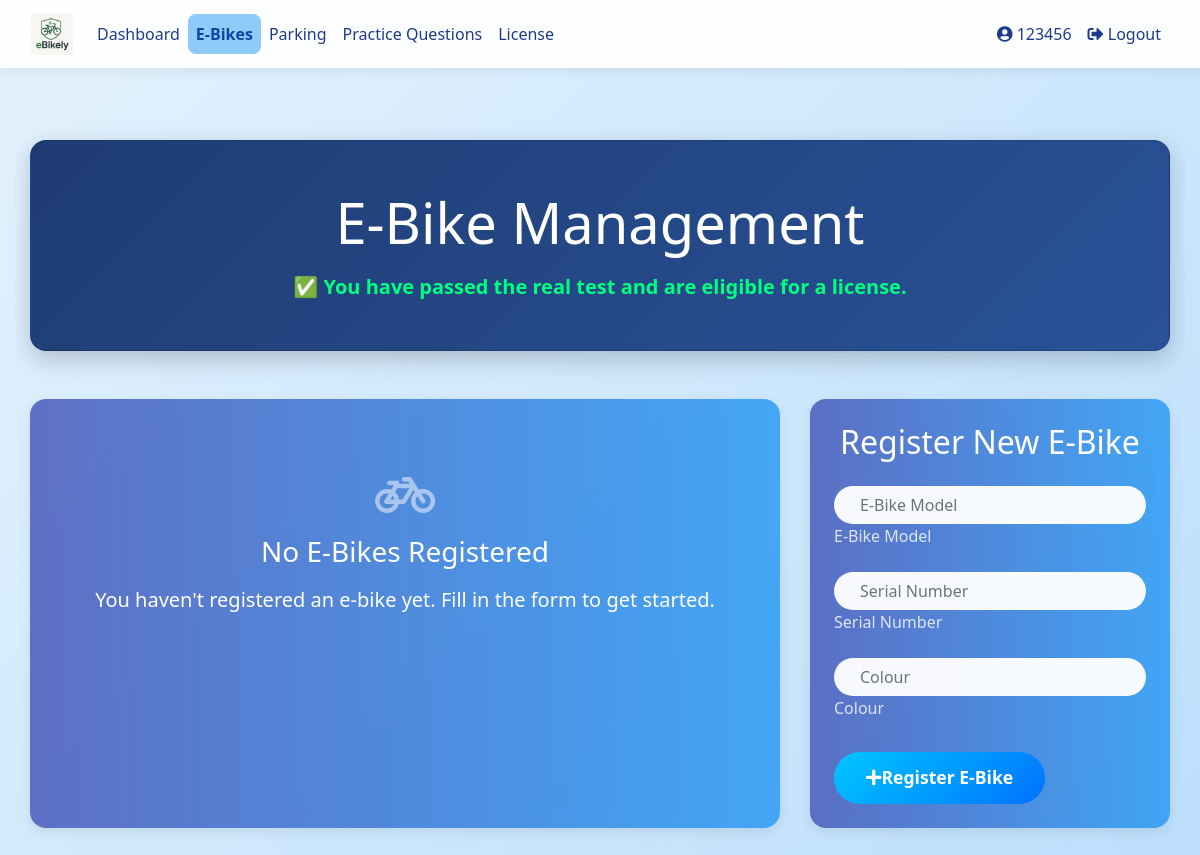
Page /ebikes (signed in) on the earlier database version.
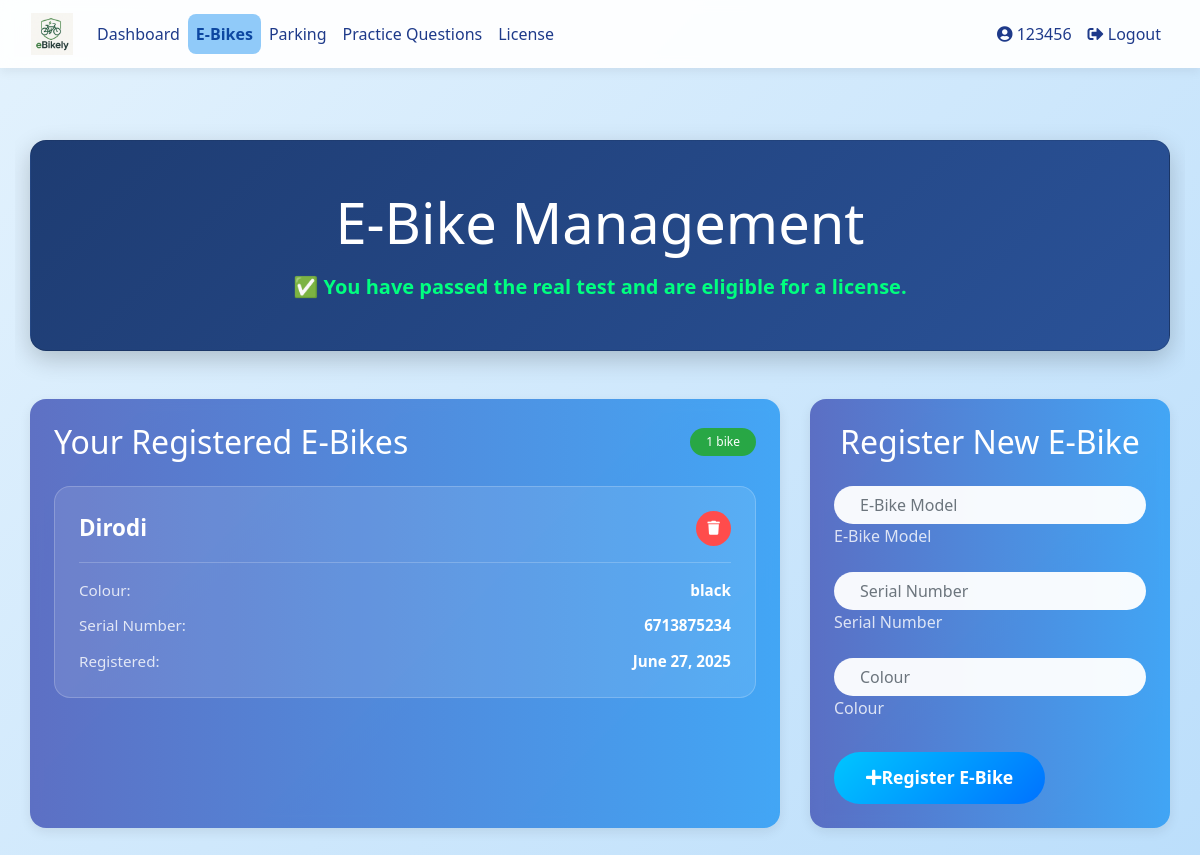
Same page on the later database version.
### database_setup.py (models this page shows)
class User(Base, UserMixin):
    __tablename__ = 'users'
    id = Column(Integer, primary_key=True)
    username = Column(String(150), unique=True, nullable=False)
    email = Column(String(150), nullable=True)
    password = Column(String(150), nullable=False)
    ebikes = relationship('EBike', back_populates='owner', cascade="all, delete-orphan")
    practice_tests = relationship('PracticeTest', back_populates='user', cascade="all, delete-orphan")
    real_tests = relationship('RealTest', back_populates='user', cascade="all, delete-orphan")
    practice_attempts = relationship("PracticeAttempt", back_populates="user", cascade="all, delete-orphan")
    parking_spot = relationship("ParkingSpot", back_populates="reserved_user", uselist=False)
    reservations = relationship("ParkingReservation", back_populates="user")
    incident_reports = relationship('IncidentReport', back_populates='user')
    has_license = Column(Boolean, default=False)
    role = Column(String(10))  # 'student' or 'teacher'
    department = Column(String(150))  # for teachers
    year = Column(Integer)  # for students
    house = Column(String(50))  # for students

class EBike(Base):
    __tablename__ = 'ebikes'
    id = Column(Integer, primary_key=True)
    owner_id = Column(Integer, ForeignKey('users.id'), nullable=False)
    model = Column(String(100), nullable=False)
    serial_number = Column(String(100), unique=True, nullable=False)
    colour = Column(String(50), nullable=False)  # New field for e-bike colour
    is_approved = Column(Boolean, default=False)
    registration_date = Column(DateTime, default=datetime.utcnow)
    owner = relationship('User', back_populates='ebikes')

### app.py (the view, shortened to what this page needs)
@app.route('/ebikes', methods=['GET', 'POST'])
@login_required
def ebike_management():
    session = SessionLocal()
    if current_user.role == 'teacher':
        all_ebikes = session.query(EBike).join(User).filter(User.role == 'student').all()
        session.close()
        return render_template('admin_ebike_overview.html', ebikes=all_ebikes)
    if not current_user.has_license:
        flash("You must pass the test and be approved by a teacher before registering an e-bike.", "warning")
        session.close()
        return redirect(url_for('dashboard'))
    form = forms.EbikeRegistrationForm()
    ebikes = session.query(EBike).filter_by(owner_id=current_user.id).all()
    passed_test = session.query(RealTestAttempt).filter(
        RealTestAttempt.user_id == current_user.id,
        RealTestAttempt.passed == True
    ).count() > 0
    session.close()
    return render_template('ebike_management.html', ebikes=ebikes, form=form, passed_test=passed_test)

### forms.py
class EbikeRegistrationForm(FlaskForm):
    model = StringField('E-Bike Model', validators=[DataRequired()])
    serial_number = StringField('Serial Number', validators=[DataRequired()])
    colour = StringField('E-Bike Colour', validators=[DataRequired()])
    submit = SubmitField('Register E-Bike')

### app.py (called while the page is built)
@login_manager.user_loader
def load_user(user_id):
    session = SessionLocal()
    user = session.query(User).get(int(user_id))
    session.close()
    return user

### templates/ebike_management.html (shortened to what this page needs)
{% extends 'base.html' %}
{% block content %}
<div class="container welcome-container">
    <div class="hero-section card text-white p-5 mb-5 fade-in">
        <div class="text-center">
            <h1 class="display-4 mb-3">E-Bike Management</h1>
            {% if passed_test %}
                <p class="license-status success lead mb-0">✅ You have passed the real test and are eligible for a license.</p>
            {% else %}
                <p class="license-status danger lead mb-0">⚠️ You have not yet passed the real test. Complete the test to get your license.</p>
            {% endif %}
        </div>
    </div>
    <div class="row slide-up-delay g-4">
        <div class="col-lg-8">
            <div class="card feature-card p-4 h-100">
                {% if ebikes %}
                    <div class="d-flex justify-content-between align-items-center mb-4">
                        <h2 class="mb-0">Your Registered E-Bikes</h2>
                        <span class="badge bg-success fs-6">{{ ebikes|length }} bike{{ 's' if ebikes|length != 1 else '' }}</span>
                    </div>
                    <div class="ebike-grid">
                        {% for ebike in ebikes %}
                            <div class="ebike-card">
                                <div class="ebike-header">
                                    <h4 class="ebike-model">{{ ebike.model }}</h4>
                                    <form method="POST" class="d-inline">
                                        <button type="submit" class="btn btn-danger btn-sm delete-btn"
                                                onclick="return confirm('Are you sure you want to delete this e-bike?')">
                                            <i class="fas fa-trash"></i>
                                        </button>
                                    </form>
                                </div>
                                <div class="ebike-details">
                                    <div class="detail-item">
                                        <span class="detail-label">Colour:</span>
                                        <span class="detail-value">{{ ebike.colour }}</span>
                                    </div>
                                    <div class="detail-item">
                                        <span class="detail-label">Serial Number:</span>
                                        <span class="detail-value">{{ ebike.serial_number }}</span>
                                    </div>
                                    <div class="detail-item">
                                        <span class="detail-label">Registered:</span>
                                        <span class="detail-value">{{ ebike.registration_date.strftime('%B %d, %Y') }}</span>
                                    </div>
                                </div>
                            </div>
                        {% endfor %}
                    </div>
                {% else %}
                    <div class="empty-state text-center py-5">
                        <div class="empty-icon mb-3">
                            <i class="fas fa-bicycle fa-3x"></i>
                        </div>
                        <h3 class="mb-3">No E-Bikes Registered</h3>
                        <p class="lead opacity-75">You haven't registered an e-bike yet. Fill in the form to get started.</p>
                    </div>
                {% endif %}
            </div>
        </div>
        <div class="col-lg-4">
            <div class="card feature-card p-4 h-100">
                <h2 class="mb-4 text-center">Register New E-Bike</h2>
                <form method="POST" class="registration-form">
                    <div class="form-floating mb-3">
                        {{ form.model(class="form-control custom-input", placeholder="E-Bike Model") }}
                        <label for="{{ form.model.id }}">E-Bike Model</label>
                    </div>
                    <div class="form-floating mb-3">
                        {{ form.serial_number(class="form-control custom-input", placeholder="Serial Number") }}
                        <label for="{{ form.serial_number.id }}">Serial Number</label>
                    </div>
                    <div class="form-floating mb-4">
                        {{ form.colour(class="form-control custom-input", placeholder="Colour") }}
                        <label for="{{ form.colour.id }}">Colour</label>
                    </div>
                    <div class="d-grid">
                        <button type="submit" class="btn btn-primary btn-lg pulse">
                            <i class="fas fa-plus me-2"></i>Register E-Bike
                        </button>
                    </div>
                </form>
            </div>
        </div>
    </div>
</div>
{% endblock %}

### templates/base.html (shortened to what this page needs)
<!DOCTYPE html>
<html lang="en">
<head>
  <link rel="stylesheet" href="https://stackpath.bootstrapcdn.com/bootstrap/4.5.2/css/bootstrap.min.css">
  <link rel="stylesheet" href="{{ url_for('static', filename='styles.css') }}">
  <link href="https://cdnjs.cloudflare.com/ajax/libs/font-awesome/5.15.4/css/all.min.css" rel="stylesheet">
</head>
<body>
  <nav class="navbar navbar-expand-lg navbar-light">
    <div class="container-fluid">
      <a class="navbar-brand" href="{{ url_for('dashboard') }}">
        <img src="{{ url_for('static', filename='images/logo.png') }}" alt="E-Bike Manager Logo">
      </a>
      <div class="collapse navbar-collapse justify-content-between" id="navbarNav">
        <ul class="navbar-nav">
          {% if current_user.is_authenticated %}
            <li class="nav-item"><a class="nav-link {% if request.endpoint == 'dashboard' %}active{% endif %}" href="{{ url_for('dashboard') }}">Dashboard</a></li>
            <li class="nav-item"><a class="nav-link {% if request.endpoint == 'ebike_management' %}active{% endif %}" href="{{ url_for('ebike_management') }}">E-Bikes</a></li>
            <li class="nav-item"><a class="nav-link {% if request.endpoint == 'parking_spots' %}active{% endif %}" href="{{ url_for('parking_spots') }}">Parking</a></li>
            <li class="nav-item"><a class="nav-link {% if request.endpoint == 'practice_selection' %}active{% endif %}" href="{{ url_for('practice_selection') }}">Practice Questions</a></li>
            <li class="nav-item"><a class="nav-link" href="{{ url_for('license_page') }}">License</a></li>
          {% endif %}
        </ul>
        <ul class="navbar-nav">
          {% if current_user.is_authenticated %}
            <li class="nav-item"><a class="nav-link {% if request.endpoint == 'user_profile' %}active{% endif %}" href="{{ url_for('user_profile') }}"><i class="fas fa-user-circle"></i> {{ current_user.username }}</a></li>
            <li class="nav-item"><a class="nav-link" href="{{ url_for('logout') }}"><i class="fas fa-sign-out-alt"></i> Logout</a></li>
          {% else %}
            <li class="nav-item"><a class="nav-link" href="{{ url_for('login') }}"><i class="fas fa-sign-in-alt"></i> Login</a></li>
            <li class="nav-item"><a class="nav-link" href="{{ url_for('register') }}"><i class="fas fa-user-plus"></i> Register</a></li>
          {% endif %}
        </ul>
      </div>
    </div>
  </nav>
  <div class="container my-4">
    {% block content %}{% endblock %}
  </div>
</body>
</html>

### static/styles.css (style rules this page uses)
.card { border-radius: 10px; box-shadow: 0 4px 6px rgba(0, 0, 0, 0.1); transition: transform 0.2s; }
.text-white { color: white; }
.welcome-container { overflow-x: hidden; }
.hero-section { background: linear-gradient(135deg, #f8f9fa 0%, #e9ecef 100%); padding: 100px 0; }
.feature-card { background: white; border-radius: 10px; box-shadow: 0 4px 6px rgba(0, 0, 0, 0.1); transition: transform 0.3s ease; }

### templates/base.html (style rules this page uses)
body { min-height: 100vh; margin: 0; font-family: 'Segoe UI', sans-serif; background: linear-gradient(135deg, #e3f2fd 0%, #bbdefb 100%); color: #212529; }
.navbar { background-color: #ffffffee; backdrop-filter: blur(6px); box-shadow: 0 4px 10px rgba(0, 0, 0, 0.06); }
.navbar-brand img { height: 42px; }
.nav-link { color: #1e3a8a !important; font-weight: 500; transition: background 0.3s ease; border-radius: 0.5rem; padding: 0.5rem 0.8rem; }
.nav-link.active { background-color: #90caf9; color: #0d47a1 !important; font-weight: bold; }
.container, .container-fluid { max-width: 1200px; }
.card, .auth-card { background: #ffffff; border-radius: 1rem; box-shadow: 0 4px 12px rgba(0, 0, 0, 0.08); transition: transform 0.2s ease; }
.btn-primary { background: linear-gradient(135deg, #64b5f6, #1e88e5); border: none; border-radius: 50px; padding: 0.6rem 1.4rem; font-size: 1rem; color: white; font-weight: 500; }

### templates/ebike_management.html (style rules this page uses)
.welcome-container { padding-top: 3rem; padding-bottom: 3rem; }
.hero-section { background: linear-gradient(135deg, #1e3c72 0%, #2a5298 100%); border-radius: 1rem; box-shadow: 0 8px 24px rgba(0, 0, 0, 0.2); text-align: center; }
.feature-card { background: linear-gradient(to right, #3f51b5cc, #2196f3cc); border-radius: 1rem; backdrop-filter: blur(6px); border: none; color: white; transition: transform 0.3s ease; }
.ebike-grid { display: grid; gap: 1.5rem; }
.ebike-card { background: rgba(255, 255, 255, 0.1); border: 1px solid rgba(255, 255, 255, 0.2); border-radius: 1rem; padding: 1.5rem; transition: all 0.3s ease; }
.ebike-header { display: flex; justify-content: space-between; align-items: center; margin-bottom: 1rem; padding-bottom: 1rem; border-bottom: 1px solid rgba(255, 255, 255, 0.2); }
.ebike-model { margin: 0; font-size: 1.4rem; font-weight: 600; }
.ebike-details { display: grid; gap: 0.8rem; }
.detail-item { display: flex; justify-content: space-between; align-items: center; }
.detail-label { font-weight: 500; opacity: 0.8; font-size: 0.95rem; }
.detail-value { font-weight: 600; font-size: 0.95rem; }
.delete-btn { border-radius: 50%; width: 35px; height: 35px; display: flex; align-items: center; justify-content: center; padding: 0; }
.badge { border-radius: 20px; padding: 0.5rem 1rem; font-weight: 500; }
.form-floating { position: relative; }
.form-floating > label { color: rgba(255, 255, 255, 0.8); font-weight: 500; }
.form-floating > .form-control:focus ~ label, .form-floating > .form-control:not(:placeholder-shown) ~ label { color: white; opacity: 1; }
.btn-primary { background: linear-gradient(135deg, #00c6ff 0%, #0072ff 100%); border: none; border-radius: 50px; padding: 0.8rem 2rem; font-size: 1.1rem; color: white; font-weight: 600; transition: all 0.3s ease; }
.btn-danger { background-color: #ff4c4c; border: none; transition: all 0.3s ease; }
.custom-input { border-radius: 50px; background: rgba(255, 255, 255, 0.95); border: 2px solid transparent; padding: 0.8rem 1.5rem; font-size: 1rem; transition: all 0.3s ease; }
.license-status { font-weight: bold; }
.license-status.success { color: #00ff7f; }
.fade-in { animation: fadeIn 1s ease-in; }
.slide-up-delay { animation: slideUp 0.8s ease-out 0.3s backwards; }
.pulse { animation: pulse 2s infinite; }

Differences in the rows shown:
added EBike: model "Dirodi", colour "black", serial_number "6713875234", registration_date "June 27, 2025"
Other differences:
{{ ebikes|length }}: (not shown) → "1"
text no longer shown: "No E-Bikes Registered You haven't registered an e-bike yet. Fill in the form to get started."
text now shown: "Your Registered E-Bikes bike"
